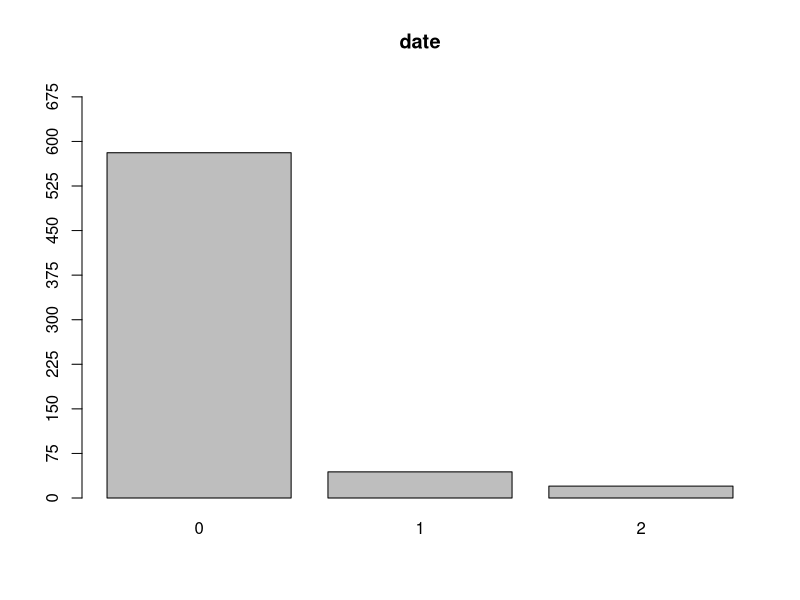
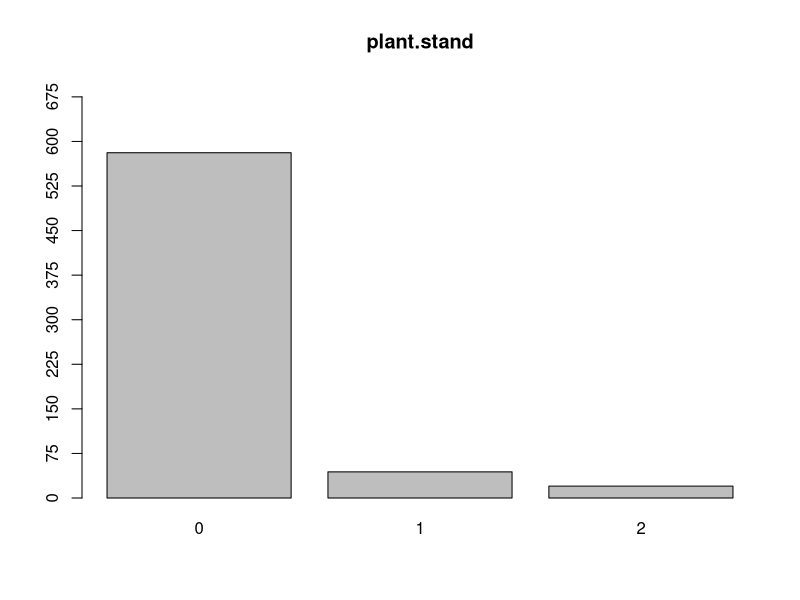
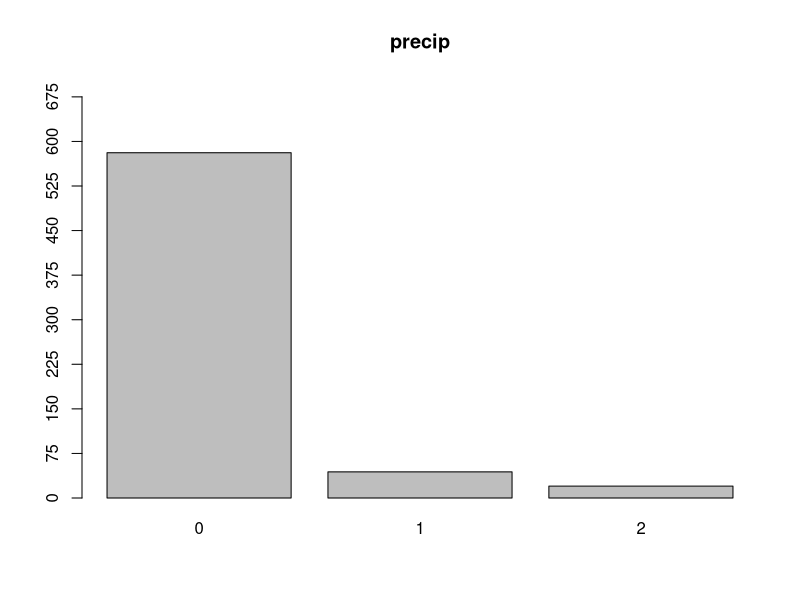
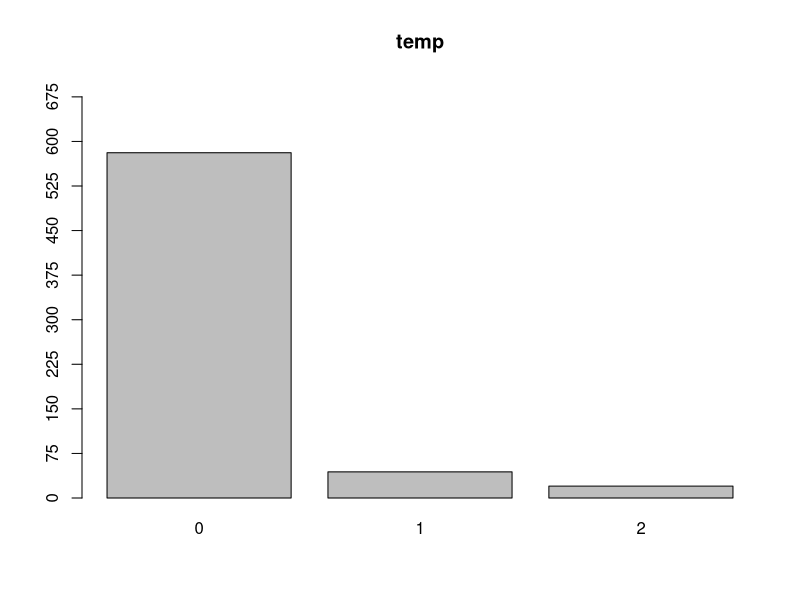
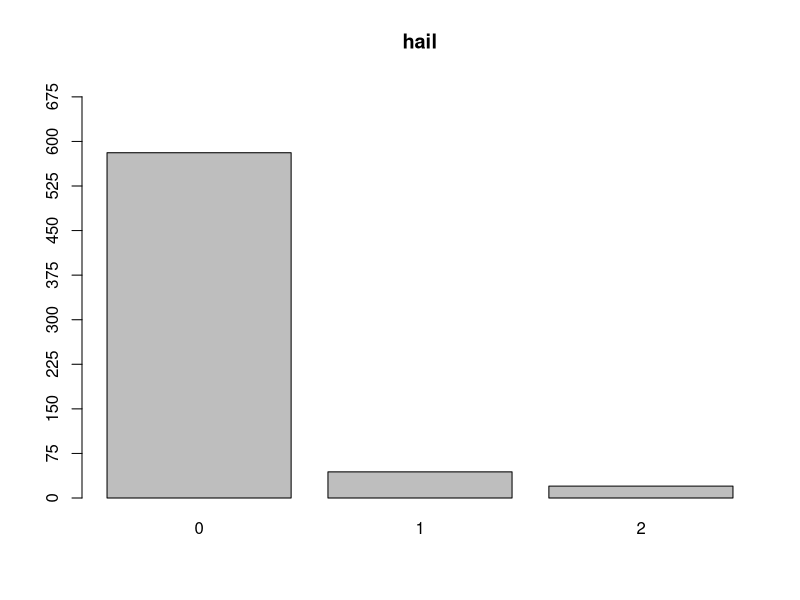
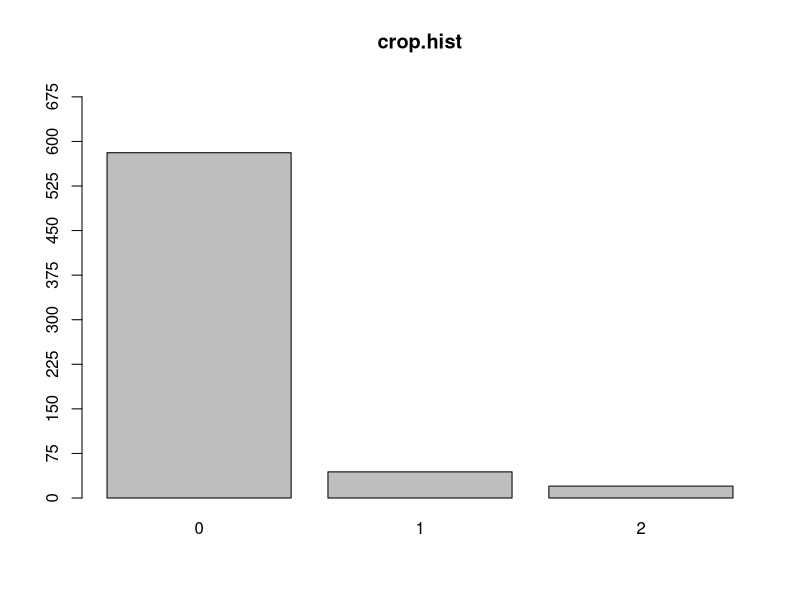
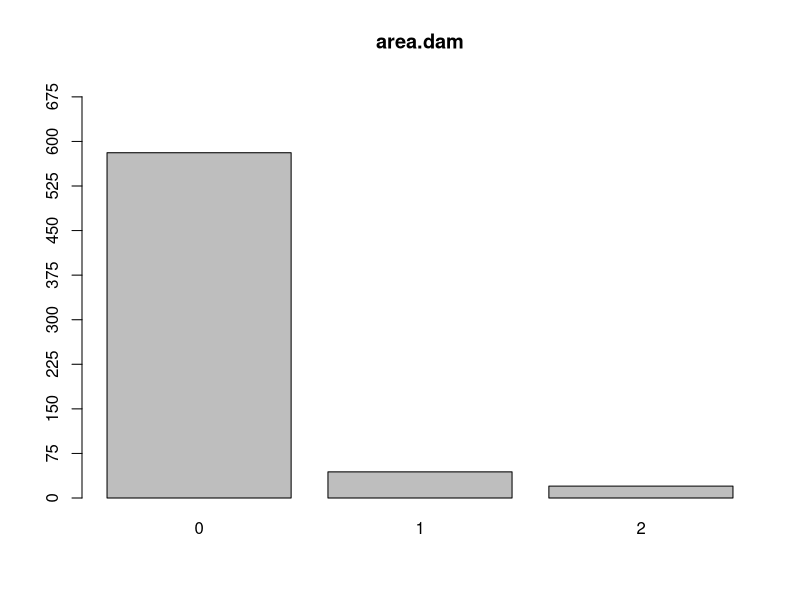
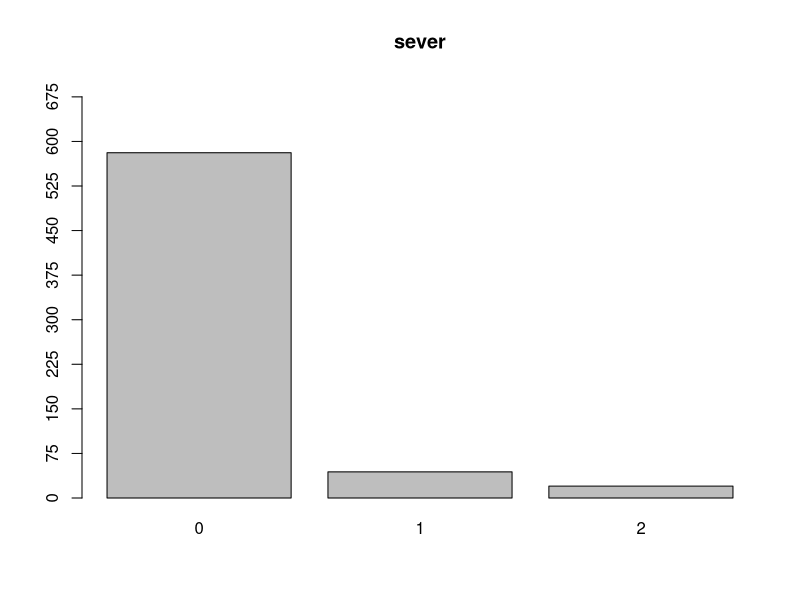

The R source for these figures, in order:
library(mlbench)
data(Soybean)

str(Soybean)

#PREDICTORS--------------------
#Frequency Distribution
freq_dist <- apply(Soybean[,-1], 2, function(x) table(x))
freq_dist

#Visual Freq Distribution
for (i in names(Soybean[,-1]))
{
  barplot(table(Soybean$i), main = i, ylim = c(0,700), axes = FALSE)
  axis(side = 2, at = seq(0, 700, 75))
}

#Missing Data--------------
percent_miss <- function(x) {(sum(is.na(x))/length(x))*100}
rowmiss <- apply(Soybean, 1, percent_miss)
colmiss <- apply(Soybean, 2, percent_miss)

missing <- subset(Soybean, rowmiss > 0)

#explore observations with missing values 
Soybean$missing <- ifelse(rownames(Soybean) %in% rownames(missing), "NAs", "No NAs")
table(Soybean$missing)

missing_data <- Soybean[Soybean$missing == 'NAs',]
colmiss <- apply(missing_data, 2, percent_miss)
colmiss <- data.frame(variables = names(colmiss), missing_percentage = colmiss, row.names = NULL)

colmiss[colmiss$missing_percentage > 80,]

